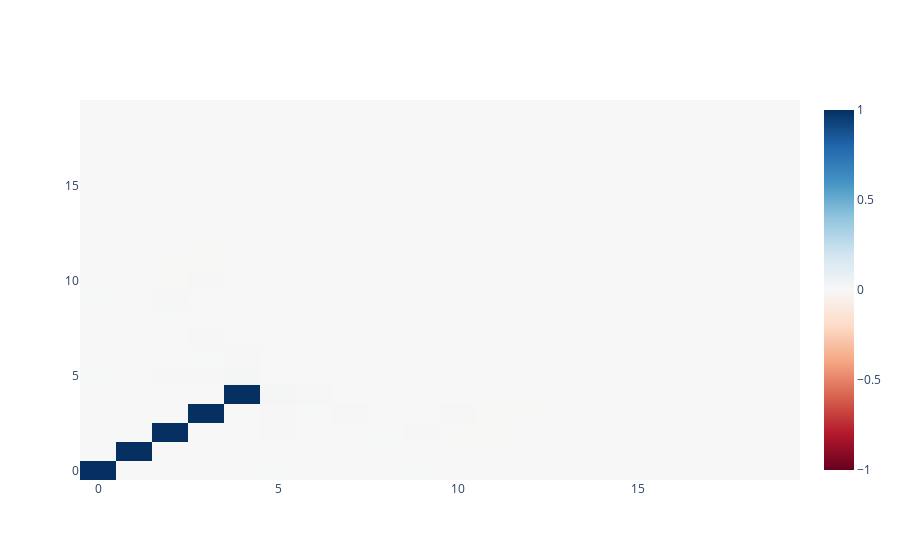

The notebook cell saved with this chart:
### Code cell
import plotly.graph_objects as go

# Compute the matrix W^T * W
matrix = linear_model.w.detach().mm(linear_model.w.detach().t()).numpy()

# Create heatmap using plotly
fig = go.Figure(data=go.Heatmap(z=matrix, colorscale='RdBu', zmid=0))
fig.show()

### Figure 1 — Plotly figure (JSON) as saved in the notebook; plotly's stock layout.template omitted (floating-point values rounded to 4 significant figures; data arrays with more than 128 entries replaced by an {"elided": "..."} marker saying what was removed)
{"data": [{"colorscale": [[0, "rgb(103,0,31)"], [0.1, "rgb(178,24,43)"], [0.2, "rgb(214,96,77)"], [0.3, "rgb(244,165,130)"], [0.4, "rgb(253,219,199)"], [0.5, "rgb(247,247,247)"], [0.6, "rgb(209,229,240)"], [0.7, "rgb(146,197,222)"], [0.8, "rgb(67,147,195)"], [0.9, "rgb(33,102,172)"], [1, "rgb(5,48,97)"]], "type": "heatmap", "z": {"elided": "20x20 float values"}, "zmid": 0}], "layout": {}}
